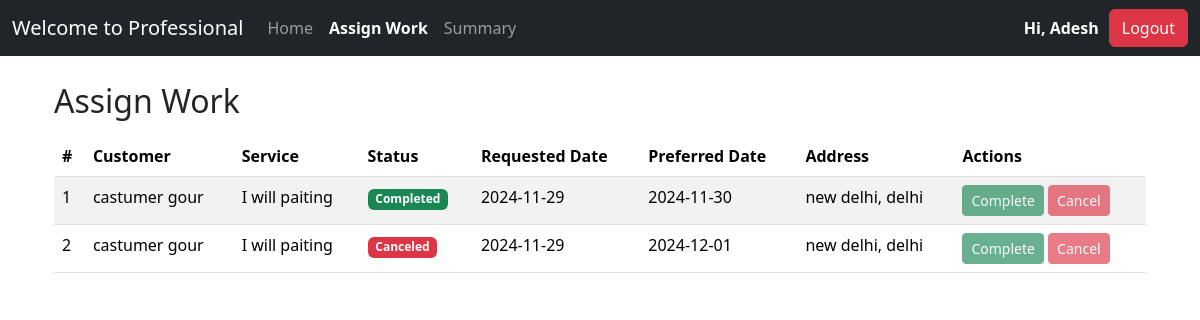
The page /professional/work (signed in) on the database its author committed.
### app/models.py (models this page shows)
class ProfessionalModel(db.Model, UserMixin):
        id = db.Column(TEXT, primary_key=True, default=lambda: str(uuid.uuid4()), unique=True, nullable=False)
        first_name = db.Column(db.String(50), nullable=False)
        last_name = db.Column(db.String(50), nullable=False)
        gender = db.Column(db.String(10), nullable=False)
        email=db.Column(db.String(120), unique=True, nullable=False)
        phone_no = db.Column(db.String(15), nullable=False)
        password = db.Column(db.String(128), nullable=False)
        service_name = db.Column(db.String(100), nullable=False)
        experience = db.Column(db.Integer, nullable=False)
        document = db.Column(db.String(200), nullable=True)
        address = db.Column(db.Text, nullable=False)
        pin_code = db.Column(db.String(10), nullable=False)
        is_active = db.Column(db.Boolean, default=True, nullable=False)
        created_at = db.Column(db.DateTime(timezone=True), default=func.now())
        rating = db.Column(db.Float, default=0.0, nullable=True)
        verified = db.Column(db.Boolean, default=False, nullable=False)
        role=db.Column(db.Enum(UserRole), default=UserRole.PROFESSIONAL, nullable=False)

class CustomerRequestModel(db.Model):
    id = db.Column(db.Text, primary_key=True, default=lambda: str(uuid.uuid4()), unique=True, nullable=False)
    customer_id = db.Column(db.Text, db.ForeignKey("customer_model.id"), nullable=False)
    service_id = db.Column(db.Integer, db.ForeignKey("service_model.id"), nullable=False)
    professional_id = db.Column(db.Text, db.ForeignKey("professional_model.id"), nullable=True)
    status = db.Column(db.String(20), default="Pending", nullable=False)
    requested_date = db.Column(db.DateTime, default=datetime.utcnow, nullable=False)
    preferred_date = db.Column(db.Date, nullable=True)
    preferred_time = db.Column(db.String(50), nullable=True)
    additional_notes = db.Column(db.Text, nullable=True)
    address = db.Column(db.Text, nullable=False)
    rating = db.Column(db.Float, nullable=True)
    customer = db.relationship("CustomerModel", backref="requests", lazy=True)
    service = db.relationship("ServiceModel", backref="requests", lazy=True)
    professional = db.relationship("ProfessionalModel", backref="requests", lazy=True)

class CustomerModel(db.Model, UserMixin):
        id = db.Column(TEXT, primary_key=True, default=lambda: str(uuid.uuid4()), unique=True, nullable=False)
        first_name = db.Column(db.String(50), nullable=False)
        last_name = db.Column(db.String(50), nullable=False)
        gender = db.Column(db.String(10), nullable=False)
        email=db.Column(db.String(120), unique=True, nullable=False)
        password = db.Column(db.String(128), nullable=False)
        address = db.Column(db.Text, nullable=False)
        pin_code = db.Column(db.String(10), nullable=False)
        created_at = db.Column(db.DateTime(timezone=True), default=func.now())
        role=db.Column(db.Enum(UserRole), default=UserRole.CUSTOMER, nullable=False)

class ServiceModel(db.Model):
    id = db.Column(db.Integer, primary_key=True)
    name = db.Column(db.String(100), nullable=False)
    price = db.Column(db.Float, nullable=False)
    description = db.Column(db.Text, nullable=False)
    time_required = db.Column(db.String(50), nullable=False)
    category = db.Column(db.String(50), nullable=False)

### app/views/professional.py (the view, shortened to what this page needs)
@professional.route("work", methods=["GET", "POST"])
@login_required
def assign_work():
    assigned_requests = CustomerRequestModel.query.filter_by(professional_id=current_user.id).all()
    return render_template("professional/assign_work.html", assigned_requests=assigned_requests)

### app/__init__.py (called while the page is built)
def get_profile_url():
    from .models import UserRole
    if current_user.is_authenticated:
        if current_user.role == UserRole.CUSTOMER:
            return url_for('customer.profile')
        elif current_user.role == UserRole.PROFESSIONAL:
            return url_for('professional.profile')
        elif current_user.role == UserRole.ADMIN:
            return url_for('admin.dashboard')
    return url_for('auth.login')

### app/templates/professional/assign_work.html (shortened to what this page needs)
{% extends "base.html" %}
{%block content%}
<div class="container mt-3">
    <h2>Assign Work</h2>
    <table class="table table-striped my-3">
        <thead>
          <tr>
            <th scope="col">#</th>
            <th scope="col">Customer</th>
            <th scope="col">Service</th>
            <th scope="col">Status</th>
            <th scope="col">Requested Date</th>
            <th scope="col">Preferred Date</th>
            <th scope="col">Address</th>
            <th scope="col">Actions</th>
          </tr>
        </thead>
        <tbody>
            {% for request  in assigned_requests  %}
            <tr>
                <td>{{ loop.index }}</td>
                <td>{{ request.customer.first_name }} {{ request.customer.last_name }}</td>
                <td>{{ request.service.name }}</td>
                <td>
                    {%if request.status=="Pending"%}
                    <span class="badge text-bg-warning">{{ request.status }}</span>
                    {%elif request.status=="Accepted"%}
                        <span class="badge text-bg-info">{{ request.status }}</span>
                    {%elif request.status=="Canceled"%}
                        <span class="badge text-bg-danger">{{ request.status }}</span>
                    {%else%}
                        <span class="badge text-bg-success">{{ request.status }}</span>
                    {%endif%}
                </td>
                <td>{{ request.requested_date.strftime('%Y-%m-%d') }}</td>
                <td>{{ request.preferred_date.strftime('%Y-%m-%d') if request.preferred_date else "Not specified" }}</td>
                <td>{{ request.address }}</td>
                <td>
                    <form method="POST" style="display: inline-block;">
                        <button type="submit" name="action" value="complete" class="btn btn-success btn-sm" {% if request.status in ['Completed', 'Canceled'] %}disabled{% endif %}>Complete</button>
                    </form>
                    <form method="POST" style="display: inline-block;">
                        <button type="submit" name="action" value="cancel" class="btn btn-danger btn-sm" {% if request.status in ['Completed', 'Canceled'] %}disabled{% endif %}>Cancel</button>
                    </form>
                </td>
            </tr>
            {% endfor %}
        </tbody>
 </table>
</div>
{% endblock %}

### app/templates/base.html (shortened to what this page needs)
<!DOCTYPE html>
<html lang="en">
    <link
      href="https://cdn.jsdelivr.net/npm/bootstrap@5.3.3/dist/css/bootstrap.min.css"
      rel="stylesheet"
    />
    <link rel="stylesheet" href="https://cdnjs.cloudflare.com/ajax/libs/font-awesome/6.0.0/css/all.min.css">
    <link rel="stylesheet" href="{{ url_for('static', filename='css/style.css') }}">
  </head>
  <body>
    <nav class="navbar navbar-expand-lg navbar-dark bg-dark">
      <div class="container-fluid">
        <a class="navbar-brand" href="{{url_for('public.home')}}">
          {%if current_user.is_authenticated and current_user.role.value=='Admin'%}
              Welcome to Admin
          {%elif current_user.is_authenticated and current_user.role.value=='Professional'%}
              Welcome to Professional
          {%else%}
              Welcome to Customer
          {%endif%}
        </a>
        <div class="collapse navbar-collapse" id="navbarSupportedContent">
          <ul class="navbar-nav me-auto mb-2 mb-lg-0">
            <li class="nav-item">
              <a class="nav-link {% if request.endpoint == 'public.home' %}active fw-semibold{% endif %}" aria-current="page" href="{{url_for('public.home')}}">Home</a>
            </li>
           {%if current_user.is_authenticated and current_user.role.value=='Professional'%}
           <li class="nav-item">
             <a class="nav-link {% if request.endpoint == 'professional.assign_work' %}active fw-semibold{% endif %}" href="{{url_for('professional.assign_work')}}">Assign Work</a>
           </li>
           <li class="nav-item">
            <a class="nav-link {% if request.endpoint == 'professional.summary' %}active fw-semibold{% endif %}" href="{{url_for('professional.summary')}}">Summary</a>
          </li>
          {%endif%}
          </ul>
            {%if current_user.is_authenticated %}
               <div class="log-user-box">
                  <a class="nav-link profile" href="{{get_profile_url()}}">Hi, {{current_user.first_name.capitalize()}}</a>
                  <button type="button" class="btn btn-danger">
                    <a class="nav-link" href="{{url_for('auth.logout')}}">Logout</a>
                  </button>
               </div>
            {%endif%}
        </div>
      </div>
    </nav>
    <div class="container">{%block content %} {%endblock %}</div>
  </body>
</html>

### app/static/css/style.css (style rules this page uses)
.log-user-box { color: #fff; font-weight: 600; display: flex; align-items: center; }
.profile { margin-right: 10px; }

### rows shown on the page
ProfessionalModel: first_name "Adesh"
CustomerRequestModel: customer.first_name "castumer", customer.last_name "gour", service.name "I will paiting", status "Completed", requested_date "2024-11-29", preferred_date "2024-11-30", address "new delhi, delhi"
CustomerRequestModel: customer.first_name "castumer", customer.last_name "gour", service.name "I will paiting", status "Canceled", requested_date "2024-11-29", preferred_date "2024-12-01", address "new delhi, delhi"
